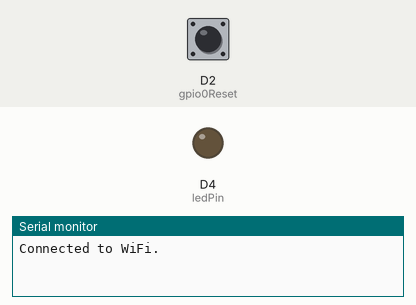
Recording of a sketch running on a simulated ESP8266 (NodeMCU). Shown: output pins drawn as LEDs (lit = HIGH), the last lines printed to the serial monitor. Inputs (shaded band) come from the test bench; at power-on: D2 (gpio0Reset) HIGH. WiFi joins after 1.5 s; servers stay silent unless stated; no MQTT or app messages arrive unless stated.

Above: at 1.6 s.
At 3.6 s:
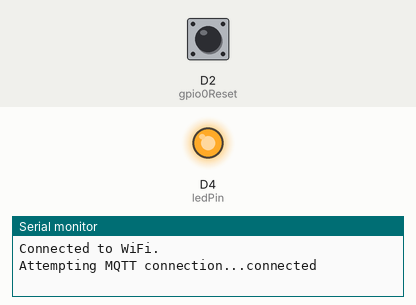
Timing chart, 0 to 5.1 s (numbered marks = the images above):
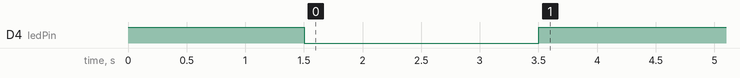

The sketch:

esp8266_wifimanager_mqtt.ino
```cpp
#include <ESP8266WiFi.h>
#include <DNSServer.h>
#include <ESP8266WebServer.h>
#include <WiFiManager.h>
#include <PubSubClient.h>

const int gpio0Reset = D2;              // Reset button GPIO
const int ledPin = LED_BUILTIN;         // LED pin

// MQTT server configuration
const char* mqtt_server = "ai.doowon.ac.kr";
const int mqtt_port = 1883;
const char* mqtt_topic = "/iot/bombzoo/out";  // MQTT topic

WiFiClient espClient;
PubSubClient mqttClient(espClient);     // MQTT client instance

unsigned long lastPublishTime = 0;      // Last message publish time

// Function to handle MQTT connection
void connectToMQTT() {
  while (!mqttClient.connected()) {
    Serial.print("Attempting MQTT connection...");
    // Connect to MQTT without user credentials
    if (mqttClient.connect("ESP8266Client")) {
      Serial.println("connected");
      mqttClient.subscribe(mqtt_topic);  // Subscribe to the topic if needed
    } else {
      Serial.print("failed, rc=");
      Serial.print(mqttClient.state());
      Serial.println(" trying again in 5 seconds");
      delay(5000);
    }
  }
}

// Function to handle Wi-Fi reset button
void handleWiFiReset() {
  if (digitalRead(gpio0Reset) == LOW) {
    WiFiManager wifiManager;
    wifiManager.resetSettings();        // Reset Wi-Fi settings
    digitalWrite(ledPin, LOW);          // Turn LED on to indicate reset
    delay(1000);
    digitalWrite(ledPin, HIGH);         // Turn LED off after delay
  }
}

// Function to initialize Wi-Fi connection
void setupWiFi() {
  WiFiManager wifiManager;
  wifiManager.autoConnect("AutoConnectAP");
  Serial.println("Connected to WiFi.");
  digitalWrite(ledPin, LOW);            // Indicate Wi-Fi connection
  delay(2000);
  digitalWrite(ledPin, HIGH);
}

// Function to publish MQTT message at intervals
void publishMQTTMessage() {
  unsigned long currentMillis = millis();
  if (currentMillis - lastPublishTime >= 5000) { // Publish every 5 seconds
    mqttClient.publish(mqtt_topic, "Hello from ESP8266");
    Serial.println("Message published to MQTT.");
    lastPublishTime = currentMillis;  // Update last publish time
  }
}

void setup() {
  Serial.begin(9600);
  pinMode(gpio0Reset, INPUT_PULLUP);
  pinMode(ledPin, OUTPUT);
  digitalWrite(ledPin, HIGH);

  handleWiFiReset();                   // Check if reset button is pressed
  setupWiFi();                         // Initialize Wi-Fi connection

  mqttClient.setServer(mqtt_server, mqtt_port);  // Set up MQTT server
}

void loop() {
  // Ensure MQTT connection is active
  if (!mqttClient.connected()) {
    connectToMQTT();
  }
  mqttClient.loop();

  // Publish MQTT message if 5 seconds have passed
  publishMQTTMessage();
}
```
